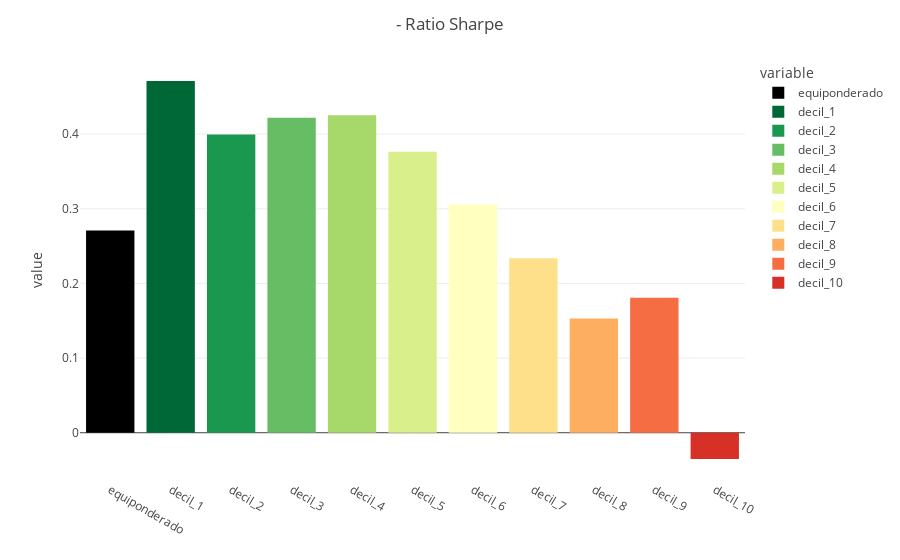

Notebook code cell kept with this figure:
### Code cell
pl.plot_sharpe(rents_pct_change_df)

### Figure 1 — Plotly figure (JSON) as saved in the notebook; plotly's stock layout.template omitted (floating-point values rounded to 4 significant figures)
{"data": [{"alignmentgroup": "True", "hovertemplate": "variable=equiponderado<br>index=%{x}<br>value=%{y}<extra></extra>", "legendgroup": "equiponderado", "marker": {"color": "#000000", "pattern": {"shape": ""}}, "name": "equiponderado", "offsetgroup": "equiponderado", "orientation": "v", "showlegend": true, "textposition": "auto", "type": "bar", "x": ["equiponderado", "decil_1", "decil_2", "decil_3", "decil_4", "decil_5", "decil_6", "decil_7", "decil_8", "decil_9", "decil_10"], "xaxis": "x", "y": [0.2708, 0, 0, 0, 0, 0, 0, 0, 0, 0, 0], "yaxis": "y"}, {"alignmentgroup": "True", "hovertemplate": "variable=decil_1<br>index=%{x}<br>value=%{y}<extra></extra>", "legendgroup": "decil_1", "marker": {"color": "rgb(0,104,55)", "pattern": {"shape": ""}}, "name": "decil_1", "offsetgroup": "decil_1", "orientation": "v", "showlegend": true, "textposition": "auto", "type": "bar", "x": ["equiponderado", "decil_1", "decil_2", "decil_3", "decil_4", "decil_5", "decil_6", "decil_7", "decil_8", "decil_9", "decil_10"], "xaxis": "x", "y": [0, 0.4711, 0, 0, 0, 0, 0, 0, 0, 0, 0], "yaxis": "y"}, {"alignmentgroup": "True", "hovertemplate": "variable=decil_2<br>index=%{x}<br>value=%{y}<extra></extra>", "legendgroup": "decil_2", "marker": {"color": "rgb(26,152,80)", "pattern": {"shape": ""}}, "name": "decil_2", "offsetgroup": "decil_2", "orientation": "v", "showlegend": true, "textposition": "auto", "type": "bar", "x": ["equiponderado", "decil_1", "decil_2", "decil_3", "decil_4", "decil_5", "decil_6", "decil_7", "decil_8", "decil_9", "decil_10"], "xaxis": "x", "y": [0, 0, 0.3996, 0, 0, 0, 0, 0, 0, 0, 0], "yaxis": "y"}, {"alignmentgroup": "True", "hovertemplate": "variable=decil_3<br>index=%{x}<br>value=%{y}<extra></extra>", "legendgroup": "decil_3", "marker": {"color": "rgb(102,189,99)", "pattern": {"shape": ""}}, "name": "decil_3", "offsetgroup": "decil_3", "orientation": "v", "showlegend": true, "textposition": "auto", "type": "bar", "x": ["equiponderado", "decil_1", "decil_2", "decil_3", "decil_4", "decil_5", "decil_6", "decil_7", "decil_8", "decil_9", "decil_10"], "xaxis": "x", "y": [0, 0, 0, 0.4218, 0, 0, 0, 0, 0, 0, 0], "yaxis": "y"}, {"alignmentgroup": "True", "hovertemplate": "variable=decil_4<br>index=%{x}<br>value=%{y}<extra></extra>", "legendgroup": "decil_4", "marker": {"color": "rgb(166,217,106)", "pattern": {"shape": ""}}, "name": "decil_4", "offsetgroup": "decil_4", "orientation": "v", "showlegend": true, "textposition": "auto", "type": "bar", "x": ["equiponderado", "decil_1", "decil_2", "decil_3", "decil_4", "decil_5", "decil_6", "decil_7", "decil_8", "decil_9", "decil_10"], "xaxis": "x", "y": [0, 0, 0, 0, 0.4254, 0, 0, 0, 0, 0, 0], "yaxis": "y"}, {"alignmentgroup": "True", "hovertemplate": "variable=decil_5<br>index=%{x}<br>value=%{y}<extra></extra>", "legendgroup": "decil_5", "marker": {"color": "rgb(217,239,139)", "pattern": {"shape": ""}}, "name": "decil_5", "offsetgroup": "decil_5", "orientation": "v", "showlegend": true, "textposition": "auto", "type": "bar", "x": ["equiponderado", "decil_1", "decil_2", "decil_3", "decil_4", "decil_5", "decil_6", "decil_7", "decil_8", "decil_9", "decil_10"], "xaxis": "x", "y": [0, 0, 0, 0, 0, 0.3764, 0, 0, 0, 0, 0], "yaxis": "y"}, {"alignmentgroup": "True", "hovertemplate": "variable=decil_6<br>index=%{x}<br>value=%{y}<extra></extra>", "legendgroup": "decil_6", "marker": {"color": "rgb(255,255,191)", "pattern": {"shape": ""}}, "name": "decil_6", "offsetgroup": "decil_6", "orientation": "v", "showlegend": true, "textposition": "auto", "type": "bar", "x": ["equiponderado", "decil_1", "decil_2", "decil_3", "decil_4", "decil_5", "decil_6", "decil_7", "decil_8", "decil_9", "decil_10"], "xaxis": "x", "y": [0, 0, 0, 0, 0, 0, 0.3056, 0, 0, 0, 0], "yaxis": "y"}, {"alignmentgroup": "True", "hovertemplate": "variable=decil_7<br>index=%{x}<br>value=%{y}<extra></extra>", "legendgroup": "decil_7", "marker": {"color": "rgb(254,224,139)", "pattern": {"shape": ""}}, "name": "decil_7", "offsetgroup": "decil_7", "orientation": "v", "showlegend": true, "textposition": "auto", "type": "bar", "x": ["equiponderado", "decil_1", "decil_2", "decil_3", "decil_4", "decil_5", "decil_6", "decil_7", "decil_8", "decil_9", "decil_10"], "xaxis": "x", "y": [0, 0, 0, 0, 0, 0, 0, 0.2336, 0, 0, 0], "yaxis": "y"}, {"alignmentgroup": "True", "hovertemplate": "variable=decil_8<br>index=%{x}<br>value=%{y}<extra></extra>", "legendgroup": "decil_8", "marker": {"color": "rgb(253,174,97)", "pattern": {"shape": ""}}, "name": "decil_8", "offsetgroup": "decil_8", "orientation": "v", "showlegend": true, "textposition": "auto", "type": "bar", "x": ["equiponderado", "decil_1", "decil_2", "decil_3", "decil_4", "decil_5", "decil_6", "decil_7", "decil_8", "decil_9", "decil_10"], "xaxis": "x", "y": [0, 0, 0, 0, 0, 0, 0, 0, 0.1532, 0, 0], "yaxis": "y"}, {"alignmentgroup": "True", "hovertemplate": "variable=decil_9<br>index=%{x}<br>value=%{y}<extra></extra>", "legendgroup": "decil_9", "marker": {"color": "rgb(244,109,67)", "pattern": {"shape": ""}}, "name": "decil_9", "offsetgroup": "decil_9", "orientation": "v", "showlegend": true, "textposition": "auto", "type": "bar", "x": ["equiponderado", "decil_1", "decil_2", "decil_3", "decil_4", "decil_5", "decil_6", "decil_7", "decil_8", "decil_9", "decil_10"], "xaxis": "x", "y": [0, 0, 0, 0, 0, 0, 0, 0, 0, 0.1809, 0], "yaxis": "y"}, {"alignmentgroup": "True", "hovertemplate": "variable=decil_10<br>index=%{x}<br>value=%{y}<extra></extra>", "legendgroup": "decil_10", "marker": {"color": "rgb(215,48,39)", "pattern": {"shape": ""}}, "name": "decil_10", "offsetgroup": "decil_10", "orientation": "v", "showlegend": true, "textposition": "auto", "type": "bar", "x": ["equiponderado", "decil_1", "decil_2", "decil_3", "decil_4", "decil_5", "decil_6", "decil_7", "decil_8", "decil_9", "decil_10"], "xaxis": "x", "y": [0, 0, 0, 0, 0, 0, 0, 0, 0, 0, -0.03518], "yaxis": "y"}], "layout": {"barmode": "relative", "legend": {"title": {"text": "variable"}, "tracegroupgap": 0}, "margin": {"t": 60}, "title": {"text": " - Ratio Sharpe"}, "xaxis": {"anchor": "y", "domain": [0, 1], "title": {}}, "yaxis": {"anchor": "x", "domain": [0, 1], "title": {"text": "value"}}}}
